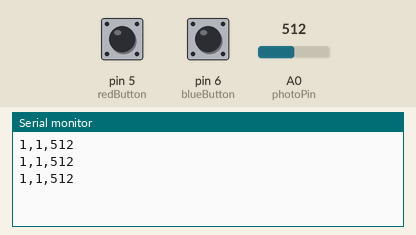
A sketch run on a simulated Arduino Uno, built with avr-gcc and run on an emulated ATmega328P. On the bench: the last lines printed to the serial monitor. The test bench sets the inputs (shaded band); at power-on: A0 (photoPin) = 512, pin 5 (redButton) HIGH, pin 6 (blueButton) HIGH.

Above: at 1.3 s.
1.4 s: A0 (photoPin) set to 716
At 1.9 s:
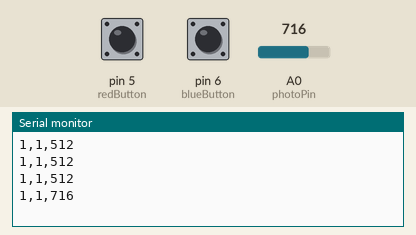
2.9 s: pin 5 (redButton) pulled LOW for 0.6 s
At 3.4 s:
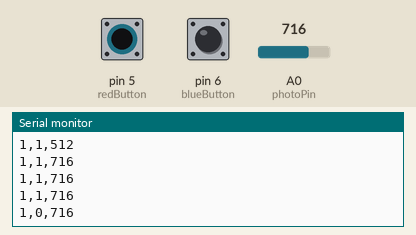
5.0 s: pin 6 (blueButton) pulled LOW for 0.6 s
At 5.4 s:
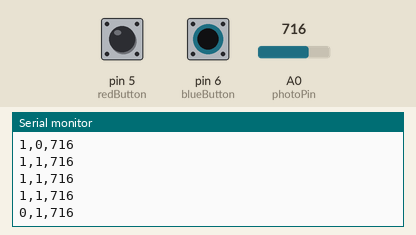
7.1 s: A0 (photoPin) set to 900
At 7.1 s:
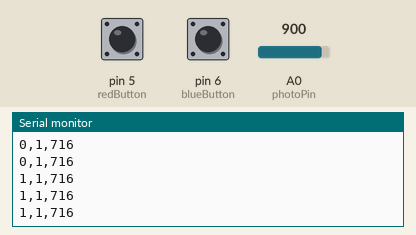
8.6 s: pin 5 (redButton) pulled LOW for 1 s
At 9.4 s:
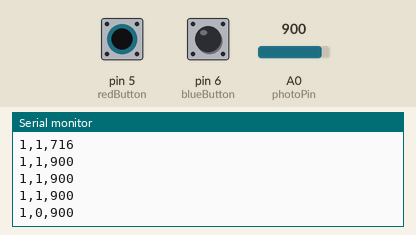
11.1 s: pin 6 (blueButton) pulled LOW for 1 s
At 11.9 s:
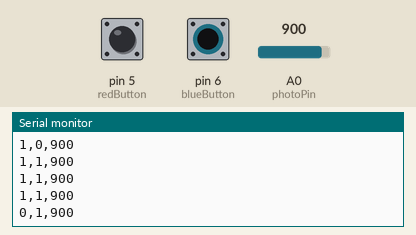
Timing chart, 0 to 14.1 s (numbered marks = the images above; inputs shaded):
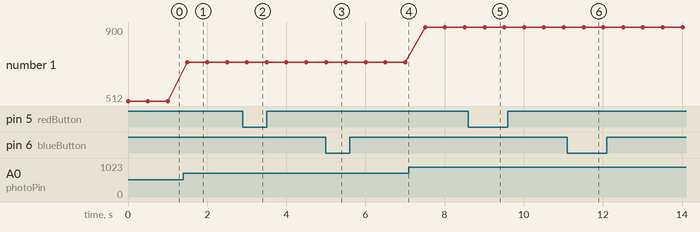

Measured:
- after the input at 1.4 s, the serial monitor: prints a new line after 0.10 s (image 1)
- after the input at 2.9 s, the serial monitor: prints a new line after 0.10 s (image 2)
- after the input at 5.0 s, the serial monitor: prints a new line at once (image 3)
- after the input at 8.6 s, the serial monitor: prints a new line after 0.41 s (image 5)
- after the input at 11.1 s, the serial monitor: prints a new line after 0.41 s (image 6)
- plotted number 1: 512 → 716 after the input at 1.4 s, 716 → 900 after the input at 7.1 s

The sketch:

photoresistor.ino
```cpp
const int blueButton = 6;
const int redButton = 5;

const int photoPin = A0;    // select the input pin for the potentiometer
int val = 0;       // variable to store the value coming from the sensor

void setup() {
  Serial.begin(9600);

  // Define pin #12 as input and activate the internal pull-up , same for 13
  pinMode(blueButton, INPUT_PULLUP);
  pinMode(redButton, INPUT_PULLUP);
}

void loop() {
  int blueButtonValue = digitalRead(blueButton);
  int redButtonValue = digitalRead(redButton);

  val = analogRead(photoPin);    // read the value from the sensor

  Serial.println(String(blueButtonValue)+","+String(redButtonValue) + "," + val);
  delay(500);
}
```
